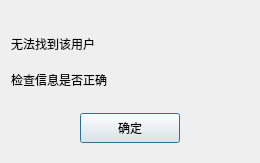
<?xml version="1.0" encoding="UTF-8"?>
<ui version="4.0">
 <class>FindFailDlg</class>
 <widget class="QDialog" name="FindFailDlg">
  <property name="geometry">
   <rect>
    <x>0</x>
    <y>0</y>
    <width>260</width>
    <height>163</height>
   </rect>
  </property>
  <property name="minimumSize">
   <size>
    <width>0</width>
    <height>0</height>
   </size>
  </property>
  <property name="windowTitle">
   <string>Dialog</string>
  </property>
  <layout class="QVBoxLayout" name="verticalLayout">
   <item>
    <spacer name="verticalSpacer">
     <property name="orientation">
      <enum>Qt::Orientation::Vertical</enum>
     </property>
     <property name="sizeType">
      <enum>QSizePolicy::Policy::Fixed</enum>
     </property>
     <property name="sizeHint" stdset="0">
      <size>
       <width>20</width>
       <height>20</height>
      </size>
     </property>
    </spacer>
   </item>
   <item>
    <widget class="QLabel" name="fail_tip">
     <property name="minimumSize">
      <size>
       <width>0</width>
       <height>25</height>
      </size>
     </property>
     <property name="maximumSize">
      <size>
       <width>16777215</width>
       <height>25</height>
      </size>
     </property>
     <property name="text">
      <string>无法找到该用户</string>
     </property>
    </widget>
   </item>
   <item>
    <widget class="QLabel" name="fail_tip2">
     <property name="text">
      <string>检查信息是否正确</string>
     </property>
    </widget>
   </item>
   <item>
    <widget class="QWidget" name="widget" native="true">
     <layout class="QHBoxLayout" name="horizontalLayout">
      <item>
       <widget class="ClickedBtn" name="fail_sure_btn">
        <property name="minimumSize">
         <size>
          <width>100</width>
          <height>30</height>
         </size>
        </property>
        <property name="maximumSize">
         <size>
          <width>100</width>
          <height>30</height>
         </size>
        </property>
        <property name="text">
         <string>确定</string>
        </property>
       </widget>
      </item>
     </layout>
    </widget>
   </item>
  </layout>
 </widget>
 <customwidgets>
  <customwidget>
   <class>ClickedBtn</class>
   <extends>QPushButton</extends>
   <header>clickedbtn.h</header>
  </customwidget>
 </customwidgets>
 <resources/>
 <connections/>
</ui>
